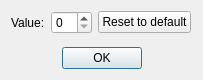
<?xml version="1.0" encoding="UTF-8"?>
<ui version="4.0">
 <class>ValueDialogClass</class>
 <widget class="QDialog" name="ValueDialogClass">
  <property name="geometry">
   <rect>
    <x>0</x>
    <y>0</y>
    <width>203</width>
    <height>80</height>
   </rect>
  </property>
  <property name="windowTitle">
   <string>ValueDialog</string>
  </property>
  <layout class="QVBoxLayout" name="verticalLayout">
   <item>
    <layout class="QHBoxLayout" name="horizontalLayout">
     <item>
      <spacer name="horizontalSpacer_4">
       <property name="orientation">
        <enum>Qt::Horizontal</enum>
       </property>
       <property name="sizeHint" stdset="0">
        <size>
         <width>40</width>
         <height>20</height>
        </size>
       </property>
      </spacer>
     </item>
     <item>
      <widget class="QLabel" name="label">
       <property name="text">
        <string>Value:</string>
       </property>
      </widget>
     </item>
     <item>
      <widget class="QSpinBox" name="spinBox"/>
     </item>
     <item>
      <widget class="QPushButton" name="resetButton">
       <property name="text">
        <string>Reset to default</string>
       </property>
       <property name="autoDefault">
        <bool>false</bool>
       </property>
      </widget>
     </item>
     <item>
      <spacer name="horizontalSpacer_3">
       <property name="orientation">
        <enum>Qt::Horizontal</enum>
       </property>
       <property name="sizeHint" stdset="0">
        <size>
         <width>40</width>
         <height>20</height>
        </size>
       </property>
      </spacer>
     </item>
    </layout>
   </item>
   <item>
    <spacer name="verticalSpacer">
     <property name="orientation">
      <enum>Qt::Vertical</enum>
     </property>
     <property name="sizeHint" stdset="0">
      <size>
       <width>20</width>
       <height>1</height>
      </size>
     </property>
    </spacer>
   </item>
   <item>
    <layout class="QHBoxLayout" name="horizontalLayout_2">
     <item>
      <spacer name="horizontalSpacer">
       <property name="orientation">
        <enum>Qt::Horizontal</enum>
       </property>
       <property name="sizeHint" stdset="0">
        <size>
         <width>40</width>
         <height>20</height>
        </size>
       </property>
      </spacer>
     </item>
     <item>
      <widget class="QPushButton" name="okButton">
       <property name="text">
        <string>OK</string>
       </property>
       <property name="default">
        <bool>true</bool>
       </property>
      </widget>
     </item>
     <item>
      <spacer name="horizontalSpacer_2">
       <property name="orientation">
        <enum>Qt::Horizontal</enum>
       </property>
       <property name="sizeHint" stdset="0">
        <size>
         <width>40</width>
         <height>20</height>
        </size>
       </property>
      </spacer>
     </item>
    </layout>
   </item>
  </layout>
 </widget>
 <layoutdefault spacing="6" margin="11"/>
 <resources/>
 <connections/>
</ui>
